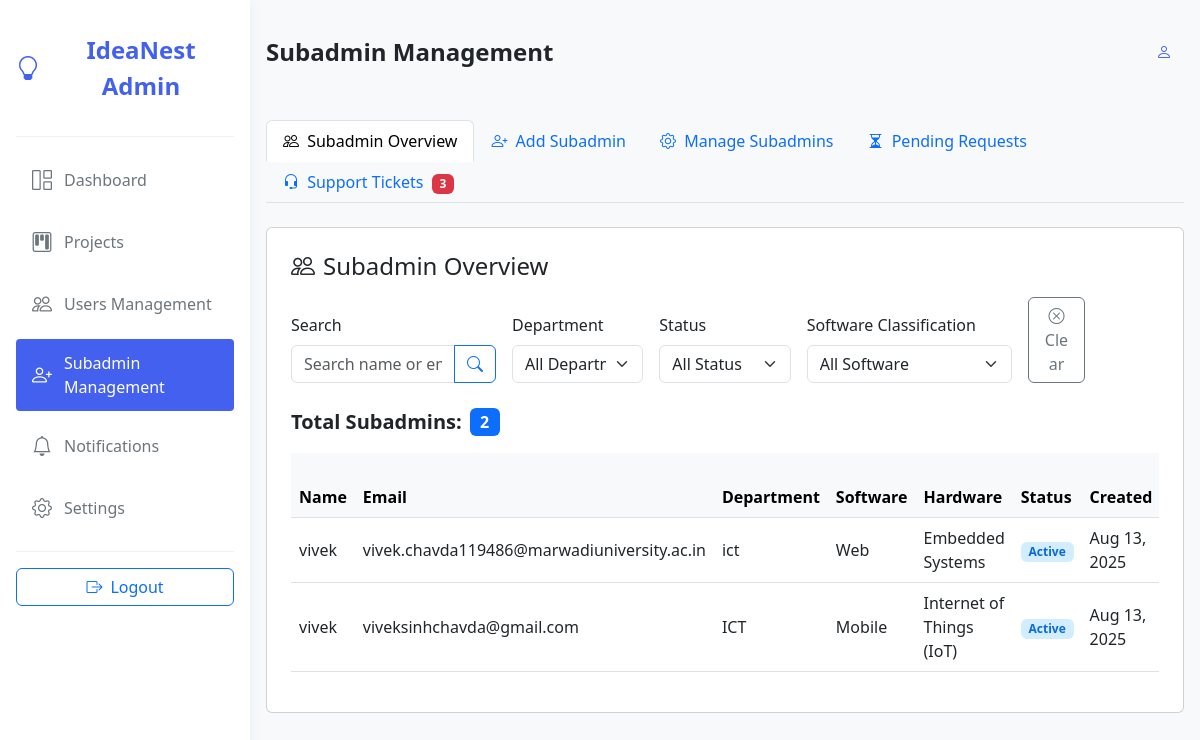
Page /Admin/subadmin/add_subadmin.php on the earlier database version.
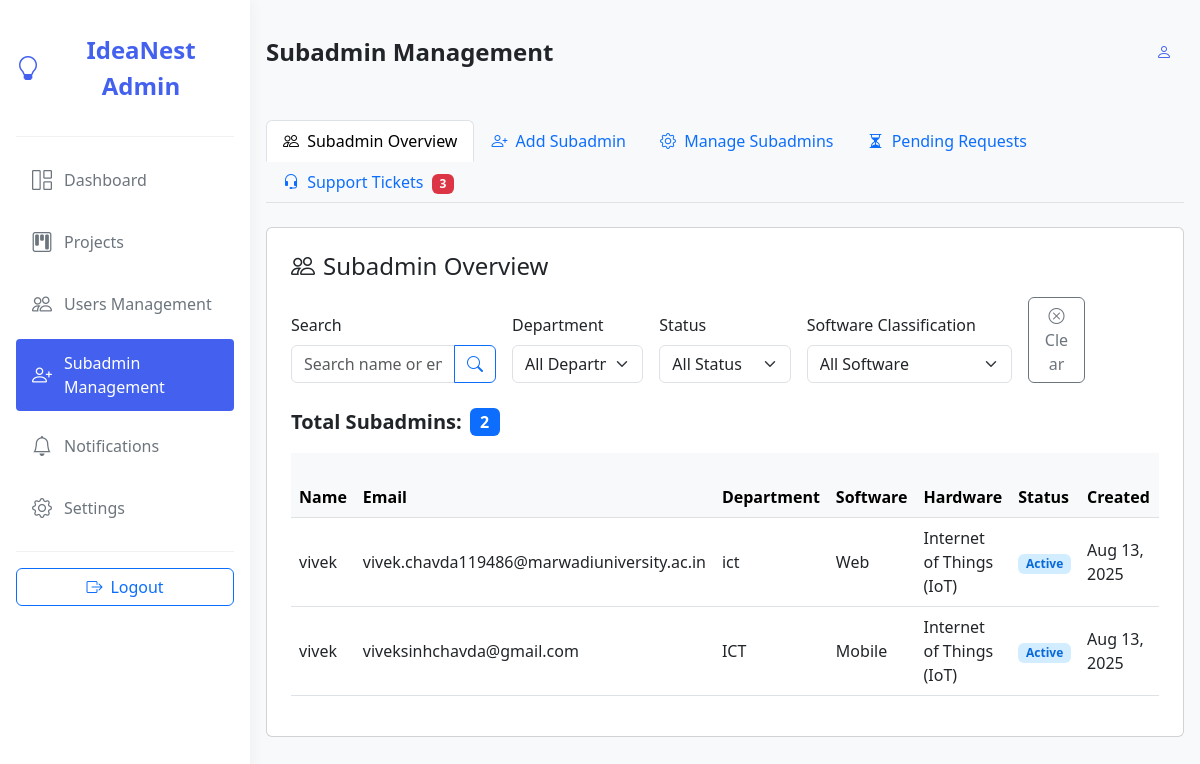
Same page on the later database version.
### tables this page shows
CREATE TABLE `subadmins` (
                             `id` int(11) NOT NULL,
                             `email` varchar(255) NOT NULL,
                             `password` varchar(255) NOT NULL,
                             `name` varchar(100) DEFAULT NULL,
                             `domain` varchar(100) DEFAULT NULL,
                             `profile_complete` tinyint(1) DEFAULT 0,
                             `software_classification` varchar(100) DEFAULT NULL,
                             `hardware_classification` varchar(100) DEFAULT NULL,
                             `status` enum('active','inactive') DEFAULT 'active',
                             `created_at` timestamp NOT NULL DEFAULT current_timestamp(),
                             `last_login` timestamp NULL DEFAULT NULL
);

### Admin/subadmin/add_subadmin.php (the view, shortened to what the changed rows need)
<?php
include_once "../../Login/Login/db.php";
$sql = "SELECT id, name, email, domain, software_classification, hardware_classification, status, created_at, last_login FROM subadmins";
$sql .= " ORDER BY id DESC";
$stmt = $conn->prepare($sql);
$stmt->execute();
$result = $stmt->get_result();
$subadmin_list = [];
while ($row = $result->fetch_assoc()) {
    $subadmin_list[] = $row;
}
$active_tab = $_GET['tab'] ?? 'overview';
?>
<!DOCTYPE html>
<html lang="en">
<head>
    <link href="https://cdn.jsdelivr.net/npm/bootstrap@5.3.0-alpha1/dist/css/bootstrap.min.css" rel="stylesheet">
    <link rel="stylesheet" href="https://cdn.jsdelivr.net/npm/bootstrap-icons@1.8.1/font/bootstrap-icons.css">
</head>
<body class="bg-light">
<div class="main-content">
    <div class="topbar">
        <h1 class="page-title">Subadmin Management</h1>
    </div>
    <div class="container-fluid p-0" style="min-height:100vh;">
        <div class="tab-content" id="subadminTabContent" style="padding:0;">
            <div class="tab-pane fade <?php echo $active_tab === 'overview' ? 'show active' : ''; ?>" id="overview" role="tabpanel" aria-labelledby="overview-tab">
                <div class="glass-card card p-4 w-100 mt-4">
                    <div class="table-responsive">
                        <table class="table table-hover align-middle">
                            <thead class="table-light">
                            <tr>
                                <th>Name</th>
                                <th>Email</th>
                                <th>Department</th>
                                <th>Software</th>
                                <th>Hardware</th>
                                <th>Status</th>
                                <th>Created</th>
                            </tr>
                            </thead>
                            <tbody>
                            <?php foreach ($subadmin_list as $sub): ?>
                                <tr>
                                    <td><?php echo htmlspecialchars($sub['name'] ?? 'Not Set'); ?></td>
                                    <td><?php echo htmlspecialchars($sub['email'] ?? ''); ?></td>
                                    <td><?php echo htmlspecialchars($sub['domain'] ?? 'Not Set'); ?></td>
                                    <td><?php echo htmlspecialchars($sub['software_classification'] ?? 'Not Set'); ?></td>
                                    <td><?php echo htmlspecialchars($sub['hardware_classification'] ?? 'Not Set'); ?></td>
                                    <td>
                                                <span class="badge <?php echo ($sub['status'] ?? 'active') === 'active' ? 'status-active' : 'status-inactive'; ?>">
                                                    <?php echo ucfirst($sub['status'] ?? 'active'); ?>
                                                </span>
                                    </td>
                                    <td><?php echo $sub['created_at'] ? date('M d, Y', strtotime($sub['created_at'])) : 'N/A'; ?></td>
                                </tr>
                            <?php endforeach; ?>
                            </tbody>
                        </table>
                    </div>
                </div>
            </div>
        </div>
    </div>
</div>
</body>
</html>

Differences in the rows shown:
changed subadmins "vivek.chavda119486@marwadiuniversity.ac.in": hardware_classification "Embedded Systems" → "Internet of Things (IoT)"
